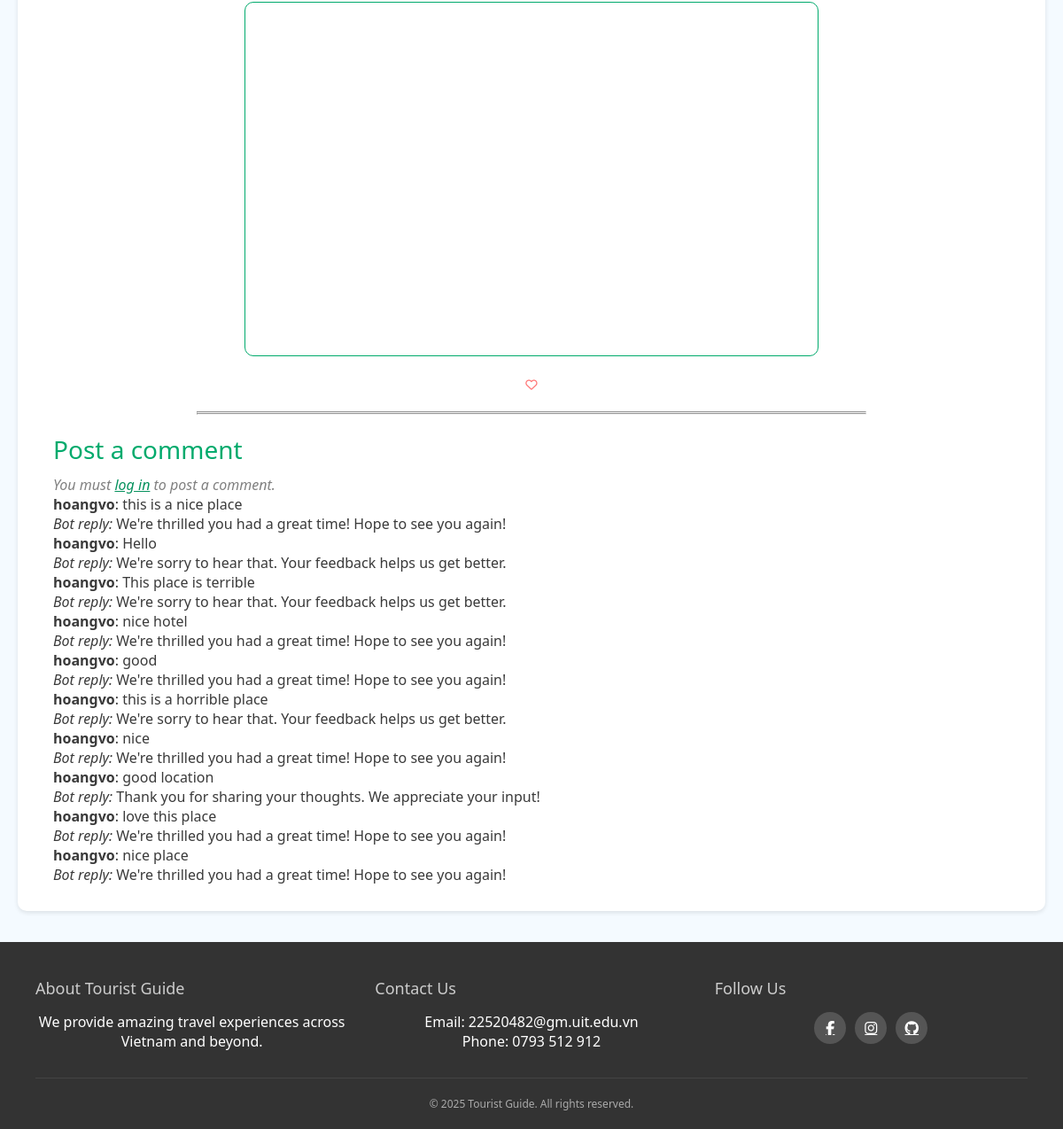
The page /AC001/ (lower part) on the database as committed earlier.
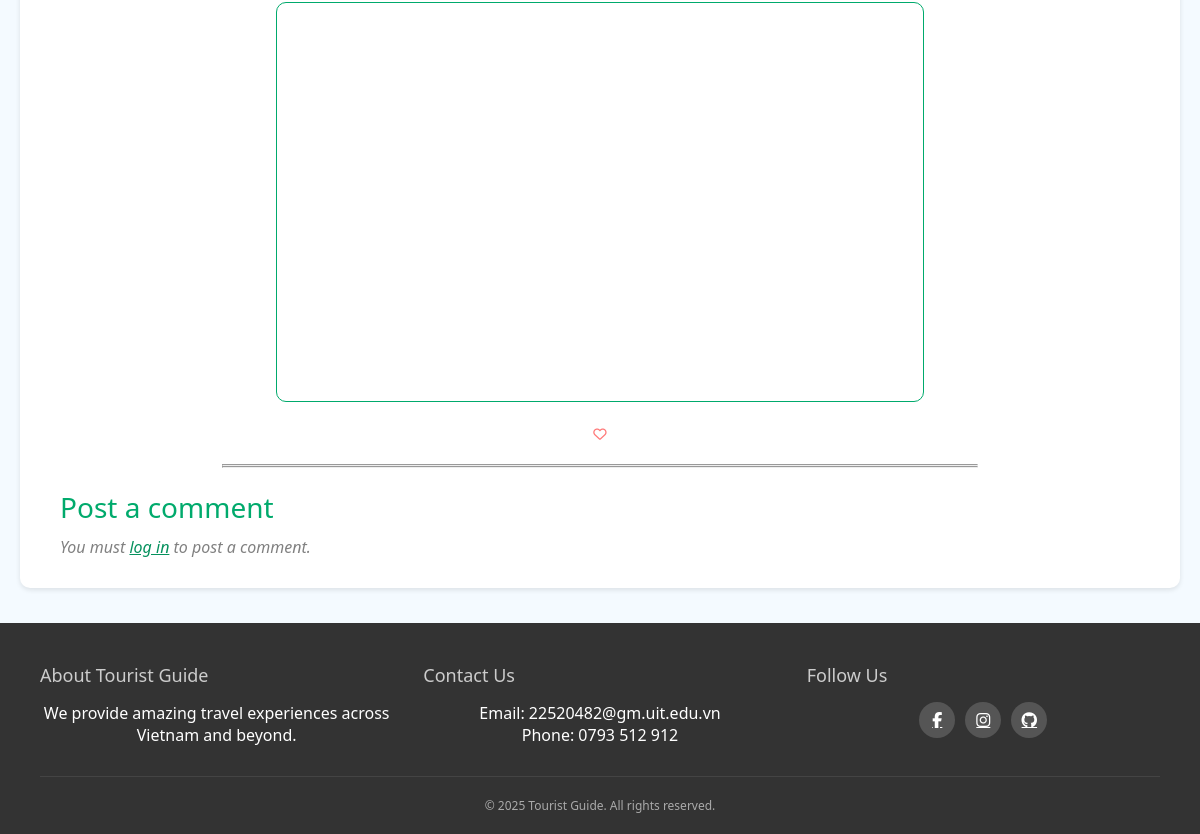
The same page on the database as committed later.
### location/models.py (models this page shows, shortened)
class Comment(models.Model):
    user = models.ForeignKey(User, on_delete=models.CASCADE, related_name='comments')
    location = models.ForeignKey(Location, on_delete=models.CASCADE, related_name='comments')
    content = models.TextField()
    rating = models.IntegerField(null=True, blank=True)
    created_at = models.DateTimeField(auto_now_add=True)
    updated_at = models.DateTimeField(auto_now=True)
    is_edited = models.BooleanField(default=False)
    is_flagged = models.BooleanField(default=False)
    bot_reply = models.TextField(blank=True, null=True)
    parent = models.ForeignKey('self', on_delete=models.CASCADE, null=True, blank=True, related_name='replies')
    class Meta:
        ordering = ['-created_at']  # Show newest comments first

### location/views.py (the view)
# urls.py: path('<str:location_code>/',views.display_location, name='display_location'),
def display_location(request, location_code):
    location = get_object_or_404(Location, code=location_code)
    if request.method == 'POST':
        content = request.POST.get('content', '').strip()
        rating = request.POST.get('rating')
        if not content:
            return redirect('display_location', location_code=location_code)
        bot_reply = "Thanks for your comment!"  # Default fallback reply
        if not rating:
            sentiment = predict_sentiment(content)
            if sentiment == "positive":
                bot_reply = "We're thrilled you had a great time! Hope to see you again!"
                rating = 4
            elif sentiment == "negative":
                bot_reply = "We're sorry to hear that. Your feedback helps us get better."
                rating = 2
            else:
                bot_reply = "Thank you for sharing your thoughts. We appreciate your input!"
                rating = 3
        else:
            try:
                rating = int(rating)
            except ValueError:
                rating = 3  # default rating if invalid
            if rating == 5:
                bot_reply = "Awesome! We're thrilled you loved it!"
            elif rating == 4:
                bot_reply = "Great! Glad you had a good time."
            elif rating == 3:
                bot_reply = "Thanks! We'll try to make your next visit even better."
            elif rating == 2:
                bot_reply = "Sorry to hear that. We hope things improve."
            elif rating == 1:
                bot_reply = "We sincerely apologize. Your feedback is valuable to us."
            else:
                bot_reply = "Thanks for your feedback!"
        Comment.objects.create(
            location=location,
            user=request.user,
            content=content,
            rating=rating,
            bot_reply=bot_reply
        )
        return redirect('display_location', location_code=location_code)
    else:
        comments = Comment.objects.filter(location=location, parent=None).prefetch_related('replies').order_by('-created_at')
        rating = round(location.rating * 2) / 2 if location.rating else 0
        full_stars = int(rating)
        has_half = (rating - full_stars) >= 0.5
        star_html = '<i class="fas fa-star"></i>' * full_stars
        if has_half:
            star_html += '<i class="fas fa-star-half-alt"></i>'
            empty_stars = 5 - full_stars - 1
        else:
            empty_stars = 5 - full_stars
        star_html += '<i class="far fa-star"></i>' * empty_stars
        if request.user.is_authenticated and location.favourited_by.filter(id=request.user.id).exists():
            favourite_symbol = '<i class="fa-solid fa-heart"></i>'
        else:
            favourite_symbol = '<i class="fa-regular fa-heart"></i>'
        lat, long = location.coordinate.split(", ")
        open_time = location.open_time.strftime("%H:%M") if location.open_time else "N/A"
        close_time = location.close_time.strftime("%H:%M") if location.close_time else "N/A"
        if open_time == "00:00" and close_time == "23:59":
            open_time_str = "All day"
        elif location.close_time and location.open_time and location.close_time < location.open_time:
            open_time_str = f"{open_time} - {close_time} (The next day)"
        else:
            open_time_str = f"{open_time} - {close_time}"
        return render(request, "display.html", {
            "code": location.code,
            "location_name": location.location,
            "type": location.type,
            "open_time": open_time_str,
            "ticket_info": location.ticket_info,
            "address": location.address,
            "image_path": location.image_path,
            "long_description": location.long_description,
            "favourite_symbol": favourite_symbol,
            "lat": lat,
            "long": long,
            "star_html": star_html,
            "comments": comments,
            "location_obj": location  # dùng cho form POST
        })

### location/templates/display.html (shortened to what this page needs)
{% extends "layout.html" %}
{% load static %}
{% block css %}
<link rel="stylesheet" href="{% static 'css/display_location.css' %}">
<link rel="stylesheet" href="https://unpkg.com/leaflet/dist/leaflet.css" />
<link rel="stylesheet" href="{% static 'css/display_location.css' %}?v={{ timestamp }}">
{% endblock %}
{% block body %}
<div class="location-container">
    <iframe id="map" loading="lazy" allowfullscreen
        src="https://maps.google.com/maps?q={{ lat }},{{ long }}&z=15&output=embed">
    </iframe>
    <div class="favourite-block">
        <div class="favourite-location">
            <form method="post" action="{% url 'locations' %}" class="fav-form" style="display:inline;">
                <button type="submit" style="background: none; border: none; padding: 0; cursor: pointer;">
                    {{ favourite_symbol|safe }}
                </button>
            </form>
        </div>
    </div>
   <hr>
<hr>
<h3>Post a comment</h3>
    {% if user.is_authenticated %}
    <form id="comment-form">
        {% csrf_token %}
        <textarea type="text" name="content" placeholder="Write your comment..." required></textarea>
        <div class="bla">
            <label for="rating">Rate this location:</label>
            <select name="rating" id="rating">
                <option value="">-- Optional --</option>
                <option value="5">5 - Excellent</option>
                <option value="4">4 - Very Good</option>
                <option value="3">3 - Average</option>
                <option value="2">2 - Poor</option>
                <option value="1">1 - Terrible</option>
            </select>
            <button id="submit" type="submit">Submit Comment <i class="fas fa-paper-plane"></i>
            </button>
        </div>
    </form>
    {% else %}
    <p style="font-style: italic; color: gray;">
        You must <a href="{% url 'login' %}" style="color: #05915d; text-decoration: underline;">log in</a> to post a comment.
    </p>
    {% endif %}
    {% for comment in comments %}
    <div class="comment">
        <p><strong>{{ comment.user.username }}</strong>: {{ comment.content }}</p>
        <p><em>Bot reply:</em> {{ comment.bot_reply }}</p>
    </div>
    {% endfor %}
</div>
{% endblock %}

### location/templates/layout.html (shortened to what this page needs)
{% load static %}
<!DOCTYPE html>
<html lang="en-US" lang="vi">
<head>
    <link rel="stylesheet" href="{% static 'css/layout.css' %}?v={{ timestamp }}">
    <link rel="stylesheet" href="https://cdnjs.cloudflare.com/ajax/libs/font-awesome/6.5.0/css/all.min.css">
    {% block css %}{% endblock %}
</head>
<body>
    <div class="wrapper">
        <main>
            {% block body %}
            {% endblock %}
        </main>
        <footer>
            <div class="footer-container">
                <div class="footer-grid">
                    <div class="footer-column">
                        <h3>About Tourist Guide</h3>
                        <p>We provide amazing travel experiences across Vietnam and beyond.</p>
                    </div>
                    <div class="footer-column">
                        <h3>Contact Us</h3>
                        <p>Email: 22520482@gm.uit.edu.vn</p>
                        <p>Phone: 0793 512 912</p>
                    </div>
                    <div class="footer-column">
                        <h3>Follow Us</h3>
                        <div class="social-links">
                            <a href="https://www.facebook.com/quangnhathoang.vo.3" title="Facebook"><i class="fab fa-facebook-f"></i></a>
                            <a href="https://www.instagram.com/hoangvoquangnhat/" title="Instagram"><i class="fab fa-instagram"></i></a>
                            <a href="https://github.com/howardVoxcan" title="GitHub"><i class="fab fa-github"></i></a>
                        </div>
                    </div>
                </div>
                <div class="footer-bottom">
                    <p>&copy; 2025 Tourist Guide. All rights reserved.</p>
                </div>
            </div>
        </footer>
    </div>
</body>
</html>

### location/static/css/layout.css (style rules this page uses)
:root { --main-green: #3a9d7a; --hover-green: #2c8a68; --light-green-bg: #e8f5f1; --text-dark: #3a3a3a; --text-light: #fff; --border-color: #e0e0e0; --shadow-light: rgba(0, 0, 0, 0.05); }
* { margin: 0; padding: 0; box-sizing: border-box; font-family: 'Segoe UI', Tahoma, Geneva, Verdana, sans-serif; }
html { overflow-y: scroll; overflow-x: hidden; }
body { background-color: #f4faff; color: var(--text-dark); }
.wrapper { min-height: 100vh; display: flex; flex-direction: column; }
main { flex: 1; padding: 20px; }
footer { background-color: #333; color: white; padding: 20px; text-align: center; }
.footer-container { max-width: 1200px; margin: 0 auto; padding: 0 20px; }
.footer-grid { display: grid; grid-template-columns: repeat(auto-fit, minmax(200px, 1fr)); gap: 30px; margin-bottom: 30px; }
.footer-column h3 { font-size: 18px; margin-bottom: 15px; color: #ccc; }
.footer-bottom { border-top: 1px solid #444; padding-top: 20px; font-size: 12px; color: #aaa; }
.social-links { display: flex; justify-content: center; gap: 10px; }
.social-links a { width: 36px; height: 36px; border-radius: 50%; background-color: #555; color: white; display: flex; align-items: center; justify-content: center; transition: background-color 0.3s; }

### location/static/css/display_location.css (style rules this page uses)
#map { margin: 10px auto; height: 400px; width: 60%; border-radius: 10px; border: #00aa6c solid 1px; position: relative; z-index: 1; }
.location-container { display: flex; flex-direction: column; margin: 30px auto 15px auto; width: 100%; max-width: 1200px; padding: 30px 40px; background-color: white; border-radius: 10px; box-shadow: 0px 2px 5px rgba(0, 0, 0, 0.1); }
.favourite-block { display: block; margin-top: 10px; margin-bottom: 20px; }
.favourite-location { flex: 1; align-items: top; text-align: center; }
.favourite-location i { color: rgb(255, 119, 119); }
hr { width: 70%; margin: 0 auto; }
h3 { text-align: left; color: #00aa6c; font-size: 28px; font-weight: 500; margin-top: 20px; margin-bottom: 10px; }

Rows that differ between the two databases and show on the page:
removed Comment: user.username "hoangvo", content "this is a nice place", bot_reply "We're thrilled you had a great time! Hope to see you again!"
removed Comment: user.username "hoangvo", content "Hello", bot_reply "We're sorry to hear that. Your feedback helps us get better."
removed Comment: user.username "hoangvo", content "This place is terrible", bot_reply "We're sorry to hear that. Your feedback helps us get better."
removed Comment: user.username "hoangvo", content "nice hotel", bot_reply "We're thrilled you had a great time! Hope to see you again!"
removed Comment: user.username "hoangvo", content "good", bot_reply "We're thrilled you had a great time! Hope to see you again!"
removed Comment: user.username "hoangvo", content "this is a horrible place", bot_reply "We're sorry to hear that. Your feedback helps us get better."
removed Comment: user.username "hoangvo", content "nice", bot_reply "We're thrilled you had a great time! Hope to see you again!"
removed Comment: user.username "hoangvo", content "good location", bot_reply "Thank you for sharing your thoughts. We appreciate your input!"
removed Comment: user.username "hoangvo", content "love this place", bot_reply "We're thrilled you had a great time! Hope to see you again!"
removed Comment: user.username "hoangvo", content "nice place", bot_reply "We're thrilled you had a great time! Hope to see you again!"
